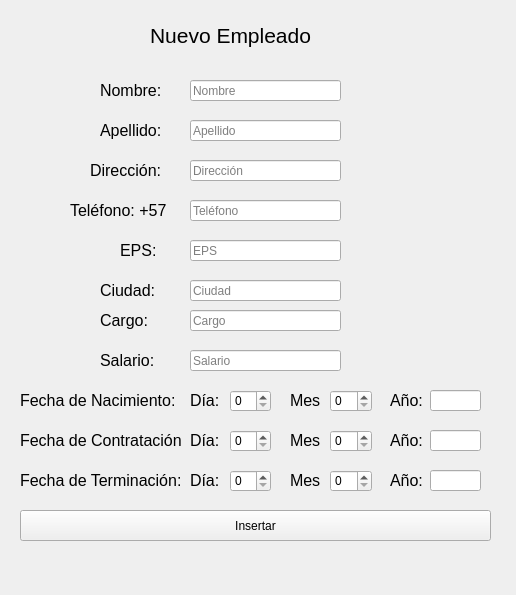
<?xml version="1.0" encoding="UTF-8"?>
<ui version="4.0">
 <class>Form</class>
 <widget class="QWidget" name="Form">
  <property name="geometry">
   <rect>
    <x>0</x>
    <y>0</y>
    <width>516</width>
    <height>595</height>
   </rect>
  </property>
  <property name="windowTitle">
   <string>Form</string>
  </property>
  <widget class="QLineEdit" name="nombre_label">
   <property name="geometry">
    <rect>
     <x>190</x>
     <y>80</y>
     <width>151</width>
     <height>21</height>
    </rect>
   </property>
   <property name="placeholderText">
    <string>Nombre</string>
   </property>
  </widget>
  <widget class="QLabel" name="label">
   <property name="geometry">
    <rect>
     <x>150</x>
     <y>20</y>
     <width>171</width>
     <height>31</height>
    </rect>
   </property>
   <property name="font">
    <font>
     <pointsize>16</pointsize>
    </font>
   </property>
   <property name="text">
    <string>Nuevo Empleado</string>
   </property>
  </widget>
  <widget class="QLabel" name="label_2">
   <property name="geometry">
    <rect>
     <x>100</x>
     <y>80</y>
     <width>71</width>
     <height>21</height>
    </rect>
   </property>
   <property name="font">
    <font>
     <pointsize>12</pointsize>
    </font>
   </property>
   <property name="text">
    <string>Nombre:</string>
   </property>
  </widget>
  <widget class="QLineEdit" name="apellido_label">
   <property name="geometry">
    <rect>
     <x>190</x>
     <y>120</y>
     <width>151</width>
     <height>21</height>
    </rect>
   </property>
   <property name="placeholderText">
    <string>Apellido</string>
   </property>
  </widget>
  <widget class="QLabel" name="label_3">
   <property name="geometry">
    <rect>
     <x>100</x>
     <y>120</y>
     <width>71</width>
     <height>21</height>
    </rect>
   </property>
   <property name="font">
    <font>
     <pointsize>12</pointsize>
    </font>
   </property>
   <property name="text">
    <string>Apellido:</string>
   </property>
  </widget>
  <widget class="QLineEdit" name="direccion_label">
   <property name="geometry">
    <rect>
     <x>190</x>
     <y>160</y>
     <width>151</width>
     <height>21</height>
    </rect>
   </property>
   <property name="placeholderText">
    <string>Dirección</string>
   </property>
  </widget>
  <widget class="QLabel" name="label_4">
   <property name="geometry">
    <rect>
     <x>90</x>
     <y>160</y>
     <width>81</width>
     <height>21</height>
    </rect>
   </property>
   <property name="font">
    <font>
     <pointsize>12</pointsize>
    </font>
   </property>
   <property name="text">
    <string>Dirección:</string>
   </property>
  </widget>
  <widget class="QLineEdit" name="telefono_label">
   <property name="geometry">
    <rect>
     <x>190</x>
     <y>200</y>
     <width>151</width>
     <height>21</height>
    </rect>
   </property>
   <property name="placeholderText">
    <string>Teléfono</string>
   </property>
  </widget>
  <widget class="QLabel" name="label_5">
   <property name="geometry">
    <rect>
     <x>70</x>
     <y>200</y>
     <width>111</width>
     <height>21</height>
    </rect>
   </property>
   <property name="font">
    <font>
     <pointsize>12</pointsize>
    </font>
   </property>
   <property name="text">
    <string>Teléfono: +57</string>
   </property>
  </widget>
  <widget class="QLineEdit" name="eps_label">
   <property name="geometry">
    <rect>
     <x>190</x>
     <y>240</y>
     <width>151</width>
     <height>21</height>
    </rect>
   </property>
   <property name="placeholderText">
    <string>EPS</string>
   </property>
  </widget>
  <widget class="QLabel" name="label_6">
   <property name="geometry">
    <rect>
     <x>120</x>
     <y>240</y>
     <width>41</width>
     <height>21</height>
    </rect>
   </property>
   <property name="font">
    <font>
     <pointsize>12</pointsize>
    </font>
   </property>
   <property name="text">
    <string>EPS:</string>
   </property>
  </widget>
  <widget class="QLabel" name="label_7">
   <property name="geometry">
    <rect>
     <x>100</x>
     <y>280</y>
     <width>71</width>
     <height>21</height>
    </rect>
   </property>
   <property name="font">
    <font>
     <pointsize>12</pointsize>
    </font>
   </property>
   <property name="text">
    <string>Ciudad:</string>
   </property>
  </widget>
  <widget class="QLineEdit" name="ciudad_label">
   <property name="geometry">
    <rect>
     <x>190</x>
     <y>280</y>
     <width>151</width>
     <height>21</height>
    </rect>
   </property>
   <property name="placeholderText">
    <string>Ciudad</string>
   </property>
  </widget>
  <widget class="QLabel" name="label_8">
   <property name="geometry">
    <rect>
     <x>20</x>
     <y>390</y>
     <width>161</width>
     <height>21</height>
    </rect>
   </property>
   <property name="font">
    <font>
     <pointsize>12</pointsize>
    </font>
   </property>
   <property name="text">
    <string>Fecha de Nacimiento:</string>
   </property>
  </widget>
  <widget class="QSpinBox" name="dia_nac">
   <property name="geometry">
    <rect>
     <x>230</x>
     <y>390</y>
     <width>41</width>
     <height>22</height>
    </rect>
   </property>
  </widget>
  <widget class="QSpinBox" name="mes_nac">
   <property name="geometry">
    <rect>
     <x>330</x>
     <y>390</y>
     <width>42</width>
     <height>22</height>
    </rect>
   </property>
  </widget>
  <widget class="QLabel" name="label_9">
   <property name="geometry">
    <rect>
     <x>190</x>
     <y>390</y>
     <width>31</width>
     <height>21</height>
    </rect>
   </property>
   <property name="font">
    <font>
     <pointsize>12</pointsize>
    </font>
   </property>
   <property name="text">
    <string>Día:</string>
   </property>
  </widget>
  <widget class="QLabel" name="label_10">
   <property name="geometry">
    <rect>
     <x>290</x>
     <y>390</y>
     <width>31</width>
     <height>21</height>
    </rect>
   </property>
   <property name="font">
    <font>
     <pointsize>12</pointsize>
    </font>
   </property>
   <property name="text">
    <string>Mes:</string>
   </property>
  </widget>
  <widget class="QLabel" name="label_11">
   <property name="geometry">
    <rect>
     <x>390</x>
     <y>390</y>
     <width>41</width>
     <height>21</height>
    </rect>
   </property>
   <property name="font">
    <font>
     <pointsize>12</pointsize>
    </font>
   </property>
   <property name="text">
    <string>Año:</string>
   </property>
  </widget>
  <widget class="QLineEdit" name="ano_nac">
   <property name="geometry">
    <rect>
     <x>430</x>
     <y>390</y>
     <width>51</width>
     <height>21</height>
    </rect>
   </property>
  </widget>
  <widget class="QLabel" name="label_12">
   <property name="geometry">
    <rect>
     <x>190</x>
     <y>430</y>
     <width>31</width>
     <height>21</height>
    </rect>
   </property>
   <property name="font">
    <font>
     <pointsize>12</pointsize>
    </font>
   </property>
   <property name="text">
    <string>Día:</string>
   </property>
  </widget>
  <widget class="QSpinBox" name="dia_contratacion">
   <property name="geometry">
    <rect>
     <x>230</x>
     <y>430</y>
     <width>41</width>
     <height>22</height>
    </rect>
   </property>
  </widget>
  <widget class="QLabel" name="label_13">
   <property name="geometry">
    <rect>
     <x>390</x>
     <y>430</y>
     <width>41</width>
     <height>21</height>
    </rect>
   </property>
   <property name="font">
    <font>
     <pointsize>12</pointsize>
    </font>
   </property>
   <property name="text">
    <string>Año:</string>
   </property>
  </widget>
  <widget class="QLabel" name="label_14">
   <property name="geometry">
    <rect>
     <x>20</x>
     <y>430</y>
     <width>161</width>
     <height>21</height>
    </rect>
   </property>
   <property name="font">
    <font>
     <pointsize>12</pointsize>
    </font>
   </property>
   <property name="text">
    <string>Fecha de Contratación:</string>
   </property>
  </widget>
  <widget class="QLabel" name="label_15">
   <property name="geometry">
    <rect>
     <x>290</x>
     <y>430</y>
     <width>31</width>
     <height>21</height>
    </rect>
   </property>
   <property name="font">
    <font>
     <pointsize>12</pointsize>
    </font>
   </property>
   <property name="text">
    <string>Mes:</string>
   </property>
  </widget>
  <widget class="QLineEdit" name="ano_contratacion">
   <property name="geometry">
    <rect>
     <x>430</x>
     <y>430</y>
     <width>51</width>
     <height>21</height>
    </rect>
   </property>
   <property name="text">
    <string/>
   </property>
  </widget>
  <widget class="QSpinBox" name="mes_contratacion">
   <property name="geometry">
    <rect>
     <x>330</x>
     <y>430</y>
     <width>42</width>
     <height>22</height>
    </rect>
   </property>
  </widget>
  <widget class="QLabel" name="label_19">
   <property name="geometry">
    <rect>
     <x>20</x>
     <y>470</y>
     <width>161</width>
     <height>21</height>
    </rect>
   </property>
   <property name="font">
    <font>
     <pointsize>12</pointsize>
    </font>
   </property>
   <property name="text">
    <string>Fecha de Terminación:</string>
   </property>
  </widget>
  <widget class="QSpinBox" name="mes_terminacion">
   <property name="geometry">
    <rect>
     <x>330</x>
     <y>470</y>
     <width>42</width>
     <height>22</height>
    </rect>
   </property>
  </widget>
  <widget class="QSpinBox" name="dia_terminacion">
   <property name="geometry">
    <rect>
     <x>230</x>
     <y>470</y>
     <width>41</width>
     <height>22</height>
    </rect>
   </property>
  </widget>
  <widget class="QLabel" name="label_16">
   <property name="geometry">
    <rect>
     <x>290</x>
     <y>470</y>
     <width>31</width>
     <height>21</height>
    </rect>
   </property>
   <property name="font">
    <font>
     <pointsize>12</pointsize>
    </font>
   </property>
   <property name="text">
    <string>Mes:</string>
   </property>
  </widget>
  <widget class="QLabel" name="label_17">
   <property name="geometry">
    <rect>
     <x>390</x>
     <y>470</y>
     <width>41</width>
     <height>21</height>
    </rect>
   </property>
   <property name="font">
    <font>
     <pointsize>12</pointsize>
    </font>
   </property>
   <property name="text">
    <string>Año:</string>
   </property>
  </widget>
  <widget class="QLabel" name="label_18">
   <property name="geometry">
    <rect>
     <x>190</x>
     <y>470</y>
     <width>31</width>
     <height>21</height>
    </rect>
   </property>
   <property name="font">
    <font>
     <pointsize>12</pointsize>
    </font>
   </property>
   <property name="text">
    <string>Día:</string>
   </property>
  </widget>
  <widget class="QLineEdit" name="ano_terminacion">
   <property name="geometry">
    <rect>
     <x>430</x>
     <y>470</y>
     <width>51</width>
     <height>21</height>
    </rect>
   </property>
   <property name="text">
    <string/>
   </property>
  </widget>
  <widget class="QLineEdit" name="salario_label">
   <property name="geometry">
    <rect>
     <x>190</x>
     <y>350</y>
     <width>151</width>
     <height>21</height>
    </rect>
   </property>
   <property name="placeholderText">
    <string>Salario</string>
   </property>
  </widget>
  <widget class="QLabel" name="label_20">
   <property name="geometry">
    <rect>
     <x>100</x>
     <y>350</y>
     <width>71</width>
     <height>21</height>
    </rect>
   </property>
   <property name="font">
    <font>
     <pointsize>12</pointsize>
    </font>
   </property>
   <property name="text">
    <string>Salario:</string>
   </property>
  </widget>
  <widget class="QLineEdit" name="cargo_label">
   <property name="geometry">
    <rect>
     <x>190</x>
     <y>310</y>
     <width>151</width>
     <height>21</height>
    </rect>
   </property>
   <property name="placeholderText">
    <string>Cargo</string>
   </property>
  </widget>
  <widget class="QLabel" name="label_21">
   <property name="geometry">
    <rect>
     <x>100</x>
     <y>310</y>
     <width>51</width>
     <height>21</height>
    </rect>
   </property>
   <property name="font">
    <font>
     <pointsize>12</pointsize>
    </font>
   </property>
   <property name="text">
    <string>Cargo:</string>
   </property>
  </widget>
  <widget class="QPushButton" name="insertar">
   <property name="geometry">
    <rect>
     <x>20</x>
     <y>510</y>
     <width>471</width>
     <height>31</height>
    </rect>
   </property>
   <property name="text">
    <string>Insertar</string>
   </property>
  </widget>
  <widget class="QLabel" name="error_label">
   <property name="geometry">
    <rect>
     <x>150</x>
     <y>560</y>
     <width>281</width>
     <height>20</height>
    </rect>
   </property>
   <property name="text">
    <string/>
   </property>
  </widget>
  <widget class="QLabel" name="usuario_label">
   <property name="geometry">
    <rect>
     <x>700</x>
     <y>210</y>
     <width>47</width>
     <height>13</height>
    </rect>
   </property>
   <property name="text">
    <string>TextLabel</string>
   </property>
  </widget>
  <widget class="QLabel" name="contrasena_label">
   <property name="geometry">
    <rect>
     <x>700</x>
     <y>240</y>
     <width>47</width>
     <height>13</height>
    </rect>
   </property>
   <property name="text">
    <string>TextLabel</string>
   </property>
  </widget>
 </widget>
 <resources/>
 <connections/>
</ui>
